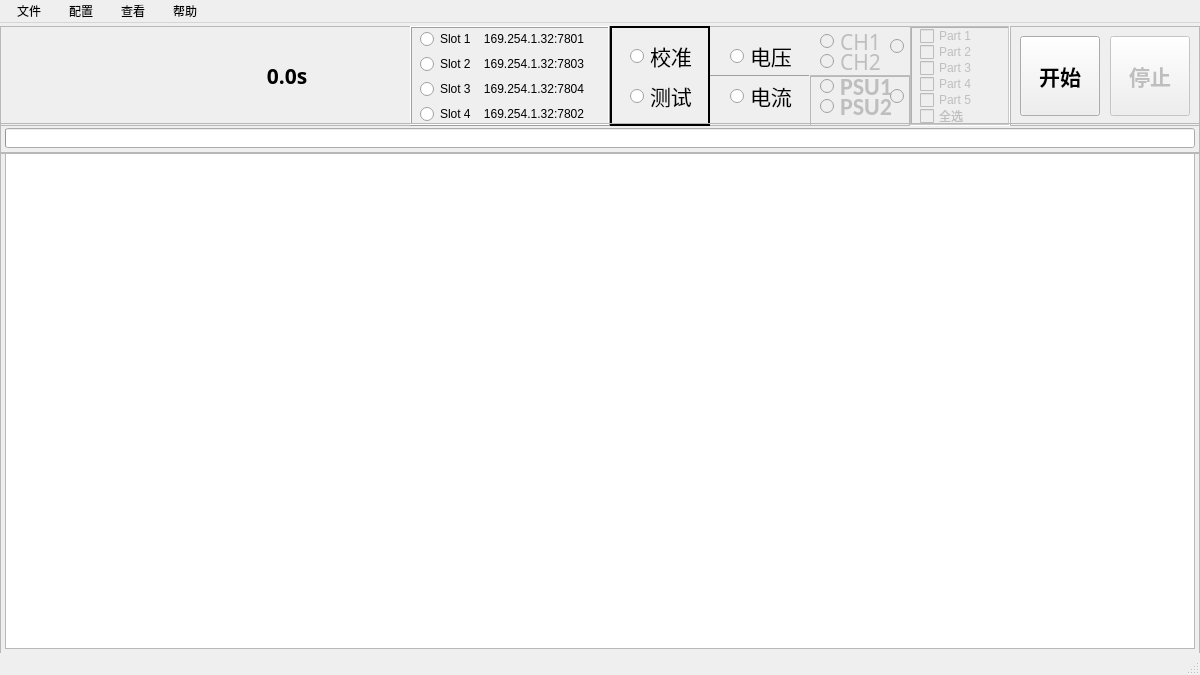
<?xml version="1.0" encoding="UTF-8"?>
<ui version="4.0">
 <class>MainWindow</class>
 <widget class="QMainWindow" name="MainWindow">
  <property name="geometry">
   <rect>
    <x>0</x>
    <y>0</y>
    <width>1200</width>
    <height>675</height>
   </rect>
  </property>
  <property name="windowTitle">
   <string>B&amp;P通用校准测试平台</string>
  </property>
  <property name="windowIcon">
   <iconset resource="image.qrc">
    <normaloff>:/new/prefix/img/man_mechanic_249px_1214364_easyicon.net.png</normaloff>:/new/prefix/img/man_mechanic_249px_1214364_easyicon.net.png</iconset>
  </property>
  <widget class="QWidget" name="centralWidget">
   <widget class="QFrame" name="frameTop">
    <property name="geometry">
     <rect>
      <x>0</x>
      <y>3</y>
      <width>1200</width>
      <height>100</height>
     </rect>
    </property>
    <property name="frameShape">
     <enum>QFrame::StyledPanel</enum>
    </property>
    <property name="frameShadow">
     <enum>QFrame::Raised</enum>
    </property>
    <widget class="QLabel" name="labelLogo">
     <property name="geometry">
      <rect>
       <x>5</x>
       <y>0</y>
       <width>156</width>
       <height>100</height>
      </rect>
     </property>
     <property name="statusTip">
      <string>Logo</string>
     </property>
     <property name="text">
      <string/>
     </property>
     <property name="pixmap">
      <pixmap resource="image.qrc">:/new/prefix/img/霹雳.jpg</pixmap>
     </property>
    </widget>
    <widget class="QLabel" name="labelSecond">
     <property name="geometry">
      <rect>
       <x>165</x>
       <y>0</y>
       <width>244</width>
       <height>100</height>
      </rect>
     </property>
     <property name="font">
      <font>
       <family>Arial Unicode MS</family>
       <pointsize>16</pointsize>
       <weight>75</weight>
       <bold>true</bold>
      </font>
     </property>
     <property name="statusTip">
      <string>耗时</string>
     </property>
     <property name="text">
      <string>0.0s</string>
     </property>
     <property name="alignment">
      <set>Qt::AlignCenter</set>
     </property>
    </widget>
    <widget class="QFrame" name="frameOptionAll">
     <property name="geometry">
      <rect>
       <x>410</x>
       <y>0</y>
       <width>601</width>
       <height>101</height>
      </rect>
     </property>
     <property name="frameShape">
      <enum>QFrame::StyledPanel</enum>
     </property>
     <property name="frameShadow">
      <enum>QFrame::Raised</enum>
     </property>
     <widget class="QFrame" name="frameChannel">
      <property name="enabled">
       <bool>false</bool>
      </property>
      <property name="geometry">
       <rect>
        <x>500</x>
        <y>0</y>
        <width>100</width>
        <height>100</height>
       </rect>
      </property>
      <property name="statusTip">
       <string>只有选定了电流和PSU后才可选</string>
      </property>
      <property name="frameShape">
       <enum>QFrame::WinPanel</enum>
      </property>
      <property name="frameShadow">
       <enum>QFrame::Sunken</enum>
      </property>
      <widget class="QCheckBox" name="checkBoxPart1">
       <property name="geometry">
        <rect>
         <x>10</x>
         <y>2</y>
         <width>80</width>
         <height>16</height>
        </rect>
       </property>
       <property name="text">
        <string>Part 1</string>
       </property>
      </widget>
      <widget class="QCheckBox" name="checkBoxPart2">
       <property name="geometry">
        <rect>
         <x>10</x>
         <y>18</y>
         <width>80</width>
         <height>16</height>
        </rect>
       </property>
       <property name="text">
        <string>Part 2</string>
       </property>
      </widget>
      <widget class="QCheckBox" name="checkBoxPart3">
       <property name="geometry">
        <rect>
         <x>10</x>
         <y>34</y>
         <width>80</width>
         <height>16</height>
        </rect>
       </property>
       <property name="text">
        <string>Part 3</string>
       </property>
      </widget>
      <widget class="QCheckBox" name="checkBoxPart4">
       <property name="geometry">
        <rect>
         <x>10</x>
         <y>50</y>
         <width>80</width>
         <height>16</height>
        </rect>
       </property>
       <property name="text">
        <string>Part 4</string>
       </property>
      </widget>
      <widget class="QCheckBox" name="checkBoxAll">
       <property name="geometry">
        <rect>
         <x>10</x>
         <y>82</y>
         <width>80</width>
         <height>16</height>
        </rect>
       </property>
       <property name="text">
        <string>全选</string>
       </property>
      </widget>
      <widget class="QCheckBox" name="checkBoxPart5">
       <property name="geometry">
        <rect>
         <x>10</x>
         <y>66</y>
         <width>80</width>
         <height>16</height>
        </rect>
       </property>
       <property name="text">
        <string>Part 5</string>
       </property>
      </widget>
     </widget>
     <widget class="QFrame" name="frameSlot">
      <property name="geometry">
       <rect>
        <x>0</x>
        <y>0</y>
        <width>200</width>
        <height>100</height>
       </rect>
      </property>
      <property name="frameShape">
       <enum>QFrame::Box</enum>
      </property>
      <property name="frameShadow">
       <enum>QFrame::Raised</enum>
      </property>
      <widget class="QRadioButton" name="radioBtnSlot1">
       <property name="geometry">
        <rect>
         <x>10</x>
         <y>5</y>
         <width>190</width>
         <height>16</height>
        </rect>
       </property>
       <property name="statusTip">
        <string>slot 1</string>
       </property>
       <property name="text">
        <string>Slot 1    169.254.1.32:7801</string>
       </property>
      </widget>
      <widget class="QRadioButton" name="radioBtnSlot2">
       <property name="geometry">
        <rect>
         <x>10</x>
         <y>30</y>
         <width>190</width>
         <height>16</height>
        </rect>
       </property>
       <property name="statusTip">
        <string>slot 2</string>
       </property>
       <property name="text">
        <string>Slot 2    169.254.1.32:7803</string>
       </property>
      </widget>
      <widget class="QRadioButton" name="radioBtnSlot3">
       <property name="geometry">
        <rect>
         <x>10</x>
         <y>55</y>
         <width>190</width>
         <height>16</height>
        </rect>
       </property>
       <property name="statusTip">
        <string>slot 3</string>
       </property>
       <property name="text">
        <string>Slot 3    169.254.1.32:7804</string>
       </property>
      </widget>
      <widget class="QRadioButton" name="radioBtnSlot4">
       <property name="geometry">
        <rect>
         <x>10</x>
         <y>80</y>
         <width>190</width>
         <height>16</height>
        </rect>
       </property>
       <property name="statusTip">
        <string>slot 4</string>
       </property>
       <property name="text">
        <string>Slot 4    169.254.1.32:7802</string>
       </property>
      </widget>
     </widget>
     <widget class="QFrame" name="frameOption">
      <property name="geometry">
       <rect>
        <x>200</x>
        <y>0</y>
        <width>100</width>
        <height>100</height>
       </rect>
      </property>
      <property name="frameShape">
       <enum>QFrame::WinPanel</enum>
      </property>
      <property name="frameShadow">
       <enum>QFrame::Plain</enum>
      </property>
      <widget class="QRadioButton" name="radioBtnVerify">
       <property name="geometry">
        <rect>
         <x>20</x>
         <y>10</y>
         <width>80</width>
         <height>40</height>
        </rect>
       </property>
       <property name="font">
        <font>
         <family>宋体</family>
         <pointsize>16</pointsize>
        </font>
       </property>
       <property name="statusTip">
        <string>校准电压电流</string>
       </property>
       <property name="text">
        <string>校准</string>
       </property>
       <property name="iconSize">
        <size>
         <width>32</width>
         <height>32</height>
        </size>
       </property>
      </widget>
      <widget class="QRadioButton" name="radioBtnTest">
       <property name="geometry">
        <rect>
         <x>20</x>
         <y>50</y>
         <width>80</width>
         <height>40</height>
        </rect>
       </property>
       <property name="font">
        <font>
         <family>宋体</family>
         <pointsize>16</pointsize>
        </font>
       </property>
       <property name="statusTip">
        <string>测试电压电流</string>
       </property>
       <property name="text">
        <string>测试</string>
       </property>
       <property name="iconSize">
        <size>
         <width>32</width>
         <height>32</height>
        </size>
       </property>
      </widget>
     </widget>
     <widget class="QFrame" name="frameVolCur">
      <property name="geometry">
       <rect>
        <x>300</x>
        <y>0</y>
        <width>100</width>
        <height>100</height>
       </rect>
      </property>
      <property name="frameShape">
       <enum>QFrame::NoFrame</enum>
      </property>
      <property name="frameShadow">
       <enum>QFrame::Sunken</enum>
      </property>
      <widget class="QRadioButton" name="radioBtnVol">
       <property name="geometry">
        <rect>
         <x>20</x>
         <y>10</y>
         <width>80</width>
         <height>40</height>
        </rect>
       </property>
       <property name="font">
        <font>
         <family>楷体</family>
         <pointsize>16</pointsize>
        </font>
       </property>
       <property name="statusTip">
        <string>电压，可选项：CH1、CH2</string>
       </property>
       <property name="text">
        <string>电压</string>
       </property>
      </widget>
      <widget class="QRadioButton" name="radioBtnCur">
       <property name="geometry">
        <rect>
         <x>20</x>
         <y>50</y>
         <width>80</width>
         <height>40</height>
        </rect>
       </property>
       <property name="font">
        <font>
         <family>楷体</family>
         <pointsize>16</pointsize>
        </font>
       </property>
       <property name="statusTip">
        <string>电流，可选项：PSU1、PSU2</string>
       </property>
       <property name="text">
        <string>电流</string>
       </property>
      </widget>
      <widget class="Line" name="line_2">
       <property name="geometry">
        <rect>
         <x>0</x>
         <y>49</y>
         <width>100</width>
         <height>1</height>
        </rect>
       </property>
       <property name="frameShadow">
        <enum>QFrame::Raised</enum>
       </property>
       <property name="orientation">
        <enum>Qt::Horizontal</enum>
       </property>
      </widget>
     </widget>
     <widget class="QFrame" name="frameVol">
      <property name="enabled">
       <bool>false</bool>
      </property>
      <property name="geometry">
       <rect>
        <x>400</x>
        <y>0</y>
        <width>100</width>
        <height>50</height>
       </rect>
      </property>
      <property name="frameShape">
       <enum>QFrame::NoFrame</enum>
      </property>
      <property name="frameShadow">
       <enum>QFrame::Raised</enum>
      </property>
      <widget class="QRadioButton" name="radioBtnCH1">
       <property name="enabled">
        <bool>false</bool>
       </property>
       <property name="geometry">
        <rect>
         <x>10</x>
         <y>5</y>
         <width>71</width>
         <height>21</height>
        </rect>
       </property>
       <property name="font">
        <font>
         <family>Arvo</family>
         <pointsize>16</pointsize>
         <weight>50</weight>
         <bold>false</bold>
        </font>
       </property>
       <property name="statusTip">
        <string>CH1_Voltage_Measure</string>
       </property>
       <property name="text">
        <string>CH1</string>
       </property>
      </widget>
      <widget class="QRadioButton" name="radioBtnCH2">
       <property name="enabled">
        <bool>false</bool>
       </property>
       <property name="geometry">
        <rect>
         <x>10</x>
         <y>25</y>
         <width>71</width>
         <height>21</height>
        </rect>
       </property>
       <property name="font">
        <font>
         <family>Arvo</family>
         <pointsize>16</pointsize>
         <weight>50</weight>
         <bold>false</bold>
        </font>
       </property>
       <property name="statusTip">
        <string>CH2_Voltage_Measure</string>
       </property>
       <property name="text">
        <string>CH2</string>
       </property>
      </widget>
      <widget class="Line" name="line">
       <property name="geometry">
        <rect>
         <x>0</x>
         <y>49</y>
         <width>200</width>
         <height>1</height>
        </rect>
       </property>
       <property name="frameShadow">
        <enum>QFrame::Raised</enum>
       </property>
       <property name="orientation">
        <enum>Qt::Horizontal</enum>
       </property>
      </widget>
      <widget class="QRadioButton" name="radioBtnCH0">
       <property name="enabled">
        <bool>false</bool>
       </property>
       <property name="geometry">
        <rect>
         <x>80</x>
         <y>10</y>
         <width>16</width>
         <height>21</height>
        </rect>
       </property>
       <property name="font">
        <font>
         <family>Arvo</family>
         <pointsize>16</pointsize>
         <weight>50</weight>
         <bold>false</bold>
        </font>
       </property>
       <property name="statusTip">
        <string>CH2_Voltage_Measure</string>
       </property>
       <property name="text">
        <string/>
       </property>
      </widget>
     </widget>
     <widget class="QFrame" name="frameCur">
      <property name="enabled">
       <bool>false</bool>
      </property>
      <property name="geometry">
       <rect>
        <x>400</x>
        <y>50</y>
        <width>100</width>
        <height>50</height>
       </rect>
      </property>
      <property name="frameShape">
       <enum>QFrame::StyledPanel</enum>
      </property>
      <property name="frameShadow">
       <enum>QFrame::Raised</enum>
      </property>
      <widget class="QRadioButton" name="radioBtnPSU1">
       <property name="enabled">
        <bool>false</bool>
       </property>
       <property name="geometry">
        <rect>
         <x>10</x>
         <y>0</y>
         <width>80</width>
         <height>21</height>
        </rect>
       </property>
       <property name="font">
        <font>
         <family>Calibri</family>
         <pointsize>18</pointsize>
         <weight>75</weight>
         <bold>true</bold>
        </font>
       </property>
       <property name="statusTip">
        <string>ch1 -- ch4</string>
       </property>
       <property name="text">
        <string>PSU1</string>
       </property>
      </widget>
      <widget class="QRadioButton" name="radioBtnPSU2">
       <property name="enabled">
        <bool>false</bool>
       </property>
       <property name="geometry">
        <rect>
         <x>10</x>
         <y>20</y>
         <width>80</width>
         <height>21</height>
        </rect>
       </property>
       <property name="font">
        <font>
         <family>Calibri</family>
         <pointsize>18</pointsize>
         <weight>75</weight>
         <bold>true</bold>
        </font>
       </property>
       <property name="statusTip">
        <string>ch1 -- ch4</string>
       </property>
       <property name="text">
        <string>PSU2</string>
       </property>
      </widget>
      <widget class="QRadioButton" name="radioBtnPSU0">
       <property name="enabled">
        <bool>false</bool>
       </property>
       <property name="geometry">
        <rect>
         <x>80</x>
         <y>10</y>
         <width>21</width>
         <height>21</height>
        </rect>
       </property>
       <property name="font">
        <font>
         <family>Calibri</family>
         <pointsize>18</pointsize>
         <weight>75</weight>
         <bold>true</bold>
        </font>
       </property>
       <property name="statusTip">
        <string>ch1 -- ch4</string>
       </property>
       <property name="text">
        <string/>
       </property>
      </widget>
     </widget>
    </widget>
    <widget class="QFrame" name="frameBtn">
     <property name="geometry">
      <rect>
       <x>1010</x>
       <y>0</y>
       <width>190</width>
       <height>100</height>
      </rect>
     </property>
     <property name="frameShape">
      <enum>QFrame::StyledPanel</enum>
     </property>
     <property name="frameShadow">
      <enum>QFrame::Raised</enum>
     </property>
     <widget class="QPushButton" name="pushBtnStart">
      <property name="geometry">
       <rect>
        <x>10</x>
        <y>10</y>
        <width>80</width>
        <height>80</height>
       </rect>
      </property>
      <property name="font">
       <font>
        <family>宋体</family>
        <pointsize>16</pointsize>
        <weight>75</weight>
        <bold>true</bold>
       </font>
      </property>
      <property name="text">
       <string>开始</string>
      </property>
     </widget>
     <widget class="QPushButton" name="pushBtnStop">
      <property name="enabled">
       <bool>false</bool>
      </property>
      <property name="geometry">
       <rect>
        <x>100</x>
        <y>10</y>
        <width>80</width>
        <height>80</height>
       </rect>
      </property>
      <property name="font">
       <font>
        <family>宋体</family>
        <pointsize>16</pointsize>
        <weight>75</weight>
        <bold>true</bold>
       </font>
      </property>
      <property name="focusPolicy">
       <enum>Qt::StrongFocus</enum>
      </property>
      <property name="text">
       <string>停止</string>
      </property>
     </widget>
    </widget>
   </widget>
   <widget class="QFrame" name="frameProgress">
    <property name="geometry">
     <rect>
      <x>0</x>
      <y>100</y>
      <width>1200</width>
      <height>30</height>
     </rect>
    </property>
    <property name="frameShape">
     <enum>QFrame::StyledPanel</enum>
    </property>
    <property name="frameShadow">
     <enum>QFrame::Raised</enum>
    </property>
    <widget class="QProgressBar" name="progressBar">
     <property name="geometry">
      <rect>
       <x>5</x>
       <y>5</y>
       <width>1190</width>
       <height>20</height>
      </rect>
     </property>
     <property name="value">
      <number>0</number>
     </property>
     <property name="textVisible">
      <bool>false</bool>
     </property>
    </widget>
   </widget>
   <widget class="QFrame" name="frameTable">
    <property name="geometry">
     <rect>
      <x>0</x>
      <y>130</y>
      <width>1200</width>
      <height>501</height>
     </rect>
    </property>
    <property name="frameShape">
     <enum>QFrame::StyledPanel</enum>
    </property>
    <property name="frameShadow">
     <enum>QFrame::Raised</enum>
    </property>
    <widget class="QTableView" name="tableView">
     <property name="geometry">
      <rect>
       <x>5</x>
       <y>0</y>
       <width>1190</width>
       <height>496</height>
      </rect>
     </property>
    </widget>
   </widget>
  </widget>
  <widget class="QMenuBar" name="menuBar">
   <property name="geometry">
    <rect>
     <x>0</x>
     <y>0</y>
     <width>1200</width>
     <height>23</height>
    </rect>
   </property>
   <widget class="QMenu" name="menu">
    <property name="title">
     <string>  文件  </string>
    </property>
    <addaction name="actionNew"/>
    <addaction name="actionOpen"/>
    <addaction name="actionSave"/>
    <addaction name="actionSaveAs"/>
    <addaction name="actionRename"/>
    <addaction name="actionRecent"/>
    <addaction name="separator"/>
    <addaction name="actionExit"/>
   </widget>
   <widget class="QMenu" name="menu_2">
    <property name="title">
     <string>  配置  </string>
    </property>
    <addaction name="actionMeter"/>
    <addaction name="actionSlot"/>
    <addaction name="separator"/>
    <addaction name="actionVoltageData"/>
    <addaction name="actionCurrentData"/>
   </widget>
   <widget class="QMenu" name="menu_3">
    <property name="title">
     <string>  查看  </string>
    </property>
    <addaction name="actionDataFile"/>
    <addaction name="actionDataDir"/>
    <addaction name="separator"/>
    <addaction name="actionLogFile"/>
    <addaction name="actionLogDir"/>
   </widget>
   <widget class="QMenu" name="menu_4">
    <property name="title">
     <string>  帮助  </string>
    </property>
    <addaction name="actionHardwareBuild"/>
    <addaction name="actionDataConfig"/>
    <addaction name="separator"/>
    <addaction name="actionAbout"/>
   </widget>
   <addaction name="menu"/>
   <addaction name="menu_2"/>
   <addaction name="menu_3"/>
   <addaction name="menu_4"/>
  </widget>
  <widget class="QStatusBar" name="statusBar"/>
  <action name="actionNew">
   <property name="text">
    <string>新建项目</string>
   </property>
   <property name="toolTip">
    <string>新建机型的校准测试配置</string>
   </property>
   <property name="statusTip">
    <string>新建机型的校准测试配置</string>
   </property>
  </action>
  <action name="actionOpen">
   <property name="text">
    <string>打开项目</string>
   </property>
   <property name="toolTip">
    <string>打开已保存机型的校准测试配置</string>
   </property>
   <property name="statusTip">
    <string>打开已保存机型的校准测试配置</string>
   </property>
  </action>
  <action name="actionRename">
   <property name="text">
    <string>重命名</string>
   </property>
   <property name="toolTip">
    <string>重命名当前机型的校准测试配置</string>
   </property>
   <property name="statusTip">
    <string>重命名当前机型的校准测试配置</string>
   </property>
  </action>
  <action name="actionRecent">
   <property name="text">
    <string>最近打开</string>
   </property>
   <property name="toolTip">
    <string>打开最近使用过的校准测试配置</string>
   </property>
   <property name="statusTip">
    <string>打开最近使用过的校准测试配置</string>
   </property>
  </action>
  <action name="actionImport">
   <property name="text">
    <string>导入配置文件</string>
   </property>
   <property name="toolTip">
    <string>导入匹配的校准测试.ini配置文件</string>
   </property>
   <property name="statusTip">
    <string>导入匹配的校准测试.ini配置文件</string>
   </property>
  </action>
  <action name="actionExport">
   <property name="text">
    <string>导出配置文件</string>
   </property>
   <property name="toolTip">
    <string>导出并另存为当前的校准测试配置为新的.ini文件</string>
   </property>
   <property name="statusTip">
    <string>导出并另存为当前的校准测试配置为新的.ini文件</string>
   </property>
  </action>
  <action name="actionExit">
   <property name="text">
    <string>退出</string>
   </property>
   <property name="toolTip">
    <string>退出应用程序</string>
   </property>
   <property name="statusTip">
    <string>退出应用程序</string>
   </property>
  </action>
  <action name="actionMeter">
   <property name="text">
    <string>万用表地址端口</string>
   </property>
   <property name="toolTip">
    <string>设置并测试万用表地址和端口</string>
   </property>
   <property name="statusTip">
    <string>设置并测试万用表地址和端口</string>
   </property>
  </action>
  <action name="actionSlot">
   <property name="text">
    <string>硬件通道</string>
   </property>
   <property name="toolTip">
    <string>配置硬件各通道的IP和端口。如：169.254.1.32:7600</string>
   </property>
   <property name="statusTip">
    <string>配置硬件各通道的IP和端口。如：169.254.1.32:7600</string>
   </property>
  </action>
  <action name="actionVoltageData">
   <property name="text">
    <string>电压校准数据</string>
   </property>
   <property name="toolTip">
    <string>配置CH1和CH2的电压校准数据</string>
   </property>
   <property name="statusTip">
    <string>配置CH1和CH2的电压校准数据</string>
   </property>
  </action>
  <action name="actionDataFile">
   <property name="enabled">
    <bool>false</bool>
   </property>
   <property name="text">
    <string>数据文件</string>
   </property>
   <property name="toolTip">
    <string>打开当前校准测试得到的数据文件。格式为.csv</string>
   </property>
   <property name="statusTip">
    <string>打开当前校准测试得到的数据文件。格式为.csv</string>
   </property>
  </action>
  <action name="actionDataDir">
   <property name="enabled">
    <bool>false</bool>
   </property>
   <property name="text">
    <string>数据文件夹</string>
   </property>
   <property name="toolTip">
    <string>打开数据文件夹以获得所有的校准数据结果文件</string>
   </property>
   <property name="statusTip">
    <string>打开数据文件夹以获得所有的校准数据结果文件</string>
   </property>
  </action>
  <action name="actionLogFile">
   <property name="enabled">
    <bool>false</bool>
   </property>
   <property name="text">
    <string>log文件</string>
   </property>
   <property name="toolTip">
    <string>打开当前校准测试的log文件。排查异常时需要</string>
   </property>
   <property name="statusTip">
    <string>打开当前校准测试的log文件。排查异常时需要</string>
   </property>
  </action>
  <action name="actionLogDir">
   <property name="enabled">
    <bool>false</bool>
   </property>
   <property name="text">
    <string>log文件夹</string>
   </property>
   <property name="toolTip">
    <string>打开log文件夹以获得所有log文件</string>
   </property>
   <property name="statusTip">
    <string>打开log文件夹以获得所有log文件</string>
   </property>
  </action>
  <action name="actionHardwareBuild">
   <property name="text">
    <string>硬件平台搭建</string>
   </property>
   <property name="toolTip">
    <string>展示搭建硬件平台搭建的详细流程。包括路由接连、万用表设置和Dummy板的使用</string>
   </property>
   <property name="statusTip">
    <string>展示搭建硬件平台搭建的详细流程。包括路由接连、万用表设置和Dummy板的使用</string>
   </property>
  </action>
  <action name="actionDataConfig">
   <property name="text">
    <string>校准数据配置</string>
   </property>
   <property name="toolTip">
    <string>详解数据集配置的所有流程和选项</string>
   </property>
   <property name="statusTip">
    <string>详解数据集配置的所有流程和选项</string>
   </property>
  </action>
  <action name="actionAbout">
   <property name="text">
    <string>关于</string>
   </property>
   <property name="toolTip">
    <string>关于本应用的信息</string>
   </property>
   <property name="statusTip">
    <string>关于本应用的信息</string>
   </property>
  </action>
  <action name="actionCurrentData">
   <property name="text">
    <string>电流校准数据</string>
   </property>
   <property name="toolTip">
    <string>配置各个PSU的各个档位的电流校准数据</string>
   </property>
   <property name="statusTip">
    <string>配置各个PSU的各个档位的电流校准数据</string>
   </property>
  </action>
  <action name="actionSave">
   <property name="text">
    <string>保存</string>
   </property>
   <property name="toolTip">
    <string>保存当前所有参数配置到当前打开的配置文件</string>
   </property>
  </action>
  <action name="actionSaveAs">
   <property name="text">
    <string>另存为</string>
   </property>
   <property name="toolTip">
    <string>将当前的所有参数配置保存到另一个配置文件中</string>
   </property>
  </action>
 </widget>
 <layoutdefault spacing="6" margin="11"/>
 <resources>
  <include location="image.qrc"/>
 </resources>
 <connections/>
</ui>
